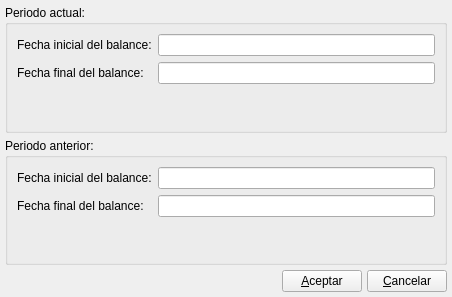
<ui version="4.0" >
 <class>datosBase</class>
 <widget class="QWidget" name="datosBase" >
  <property name="geometry" >
   <rect>
    <x>0</x>
    <y>0</y>
    <width>452</width>
    <height>297</height>
   </rect>
  </property>
  <property name="windowTitle" >
   <string>Datos para generar el balance</string>
  </property>
  <layout class="QGridLayout" >
   <property name="margin" >
    <number>5</number>
   </property>
   <property name="spacing" >
    <number>5</number>
   </property>
   <item row="0" column="0" >
    <widget class="QGroupBox" name="groupBox" >
     <property name="title" >
      <string>Periodo actual:</string>
     </property>
     <layout class="QFormLayout" name="formLayout" >
      <item row="0" column="0" >
       <widget class="QLabel" name="label" >
        <property name="frameShape" >
         <enum>QFrame::NoFrame</enum>
        </property>
        <property name="text" >
         <string>Fecha inicial del balance:</string>
        </property>
       </widget>
      </item>
      <item row="0" column="1" >
       <widget class="BlDateSearch" name="mui_fechainicialactual" />
      </item>
      <item row="1" column="0" >
       <widget class="QLabel" name="label_2" >
        <property name="frameShape" >
         <enum>QFrame::NoFrame</enum>
        </property>
        <property name="text" >
         <string>Fecha final del balance:</string>
        </property>
       </widget>
      </item>
      <item row="1" column="1" >
       <widget class="BlDateSearch" name="mui_fechafinalactual" />
      </item>
     </layout>
    </widget>
   </item>
   <item row="4" column="0" >
    <layout class="QHBoxLayout" >
     <property name="spacing" >
      <number>5</number>
     </property>
     <property name="margin" >
      <number>0</number>
     </property>
     <item>
      <spacer>
       <property name="orientation" >
        <enum>Qt::Horizontal</enum>
       </property>
       <property name="sizeHint" stdset="0" >
        <size>
         <width>40</width>
         <height>20</height>
        </size>
       </property>
      </spacer>
     </item>
     <item>
      <widget class="QPushButton" name="mui_aceptar" >
       <property name="text" >
        <string>&amp;Aceptar</string>
       </property>
      </widget>
     </item>
     <item>
      <widget class="QPushButton" name="mui_cancelar" >
       <property name="text" >
        <string>&amp;Cancelar</string>
       </property>
      </widget>
     </item>
    </layout>
   </item>
   <item row="3" column="0" >
    <widget class="QGroupBox" name="groupBox_2" >
     <property name="title" >
      <string>Periodo anterior:</string>
     </property>
     <layout class="QFormLayout" name="formLayout_2" >
      <item row="0" column="0" >
       <widget class="QLabel" name="label_3" >
        <property name="frameShape" >
         <enum>QFrame::NoFrame</enum>
        </property>
        <property name="text" >
         <string>Fecha inicial del balance:</string>
        </property>
       </widget>
      </item>
      <item row="0" column="1" >
       <widget class="BlDateSearch" name="mui_fechainicialanterior" />
      </item>
      <item row="1" column="0" >
       <widget class="QLabel" name="label_4" >
        <property name="frameShape" >
         <enum>QFrame::NoFrame</enum>
        </property>
        <property name="text" >
         <string>Fecha final del balance:</string>
        </property>
       </widget>
      </item>
      <item row="1" column="1" >
       <widget class="BlDateSearch" name="mui_fechafinalanterior" />
      </item>
     </layout>
    </widget>
   </item>
  </layout>
 </widget>
 <customwidgets>
  <customwidget>
   <class>BlDateSearch</class>
   <extends>QLineEdit</extends>
   <header>bldatesearch.h</header>
  </customwidget>
 </customwidgets>
 <resources/>
 <connections/>
</ui>
